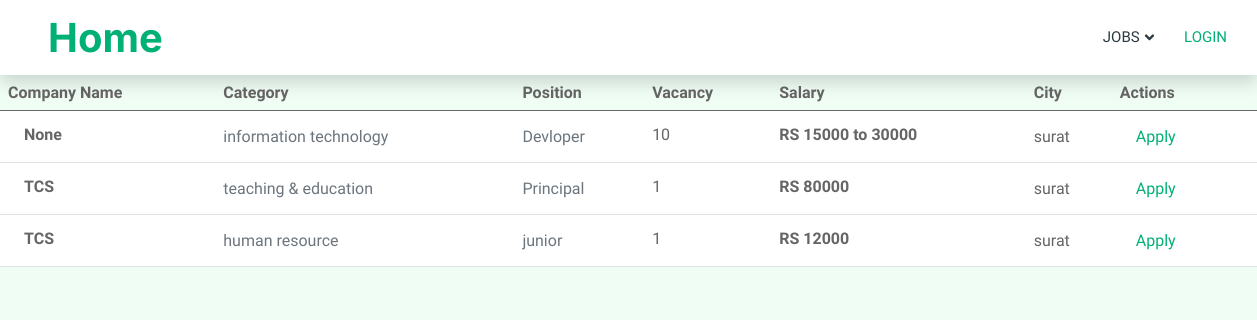
/jobs/0, run on an earlier commit of the app's database.
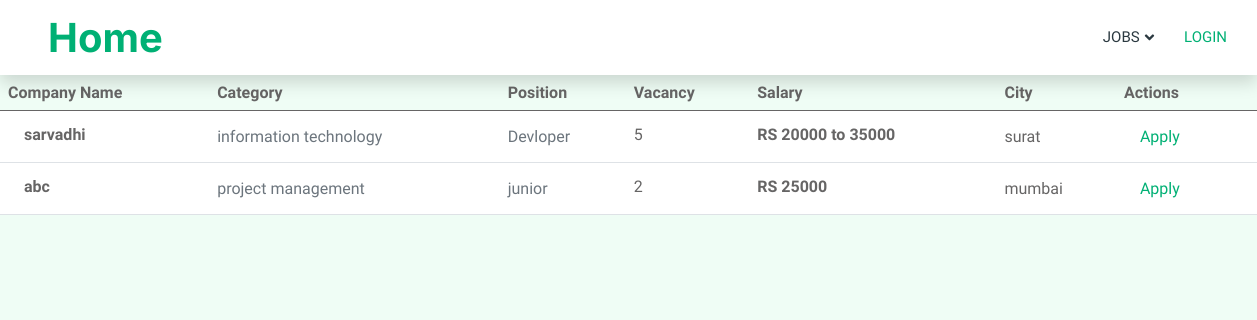
And on a later commit of the database.
### myapp/models.py (models this page shows, shortened)
class JobPost(models.Model):
    time=(('part-time','Part-time'),('full-time','full-time'))
    cate=(
        ('marketing','Marketing'),
        ('customer service','Customer service'),
        ('human resource','Human resource'),
        ('project management','Project management'),
        ('business devlopment','Business devlopment'),
        ('sales & communication','Seles & communication'),
        ('teaching & education','Teaching & education'),
        ('information technology','Information technology'),
    )
    HR=models.ForeignKey(User,on_delete=models.CASCADE)
    position=models.CharField(max_length=100)
    salary=models.CharField(max_length=100)
    addres=models.TextField(max_length=200)
    categories=models.CharField(max_length=100,choices=cate)
    job_description=models.TextField(max_length=200)
    experience=models.CharField(max_length=50)
    slot=models.IntegerField()
    type=models.CharField(max_length=25,choices=time)
    city=models.CharField(max_length=20)
    time=models.DateField(default=datetime.date.today)

class User(AbstractUser):
    gender= (('male','Male'), ('female','Female'))
    email=models.EmailField(unique=True)
    gender=models.CharField(max_length=10,choices=gender,null=True,blank=True)
    mobile=models.CharField(max_length=15,null=True,blank=True)
    company_name=models.CharField(max_length=100,null=True,blank=True)
    role=models.CharField(default='hr',max_length=10)

### myapp/views.py (the view)
# urls.py: path('jobs/<str:id>',views.jobs,name='jobs'),
def jobs(request,id):
    if id =='1':
        post=JobPost.objects.filter(categories='marketing')
        return render(request,'user/jobs.html',{'post':post})
    elif id =='2':
       post=JobPost.objects.filter(categories='customer service')
       return render(request,'user/jobs.html',{'post':post})
    elif id =='3':
        post=JobPost.objects.filter(categories='human resource')
        return render(request,'user/jobs.html',{'post':post})
    elif id =='4':
        post=JobPost.objects.filter(categories='project management')
        return render(request,'user/jobs.html',{'post':post})
    elif id =='5':
        post=JobPost.objects.filter(categories='business devlopment')
        return render(request,'user/jobs.html',{'post':post})
    elif id =='6':
        post=JobPost.objects.filter(categories='sales & communication')
        return render(request,'user/jobs.html',{'post':post})
    elif id =='7':
        post=JobPost.objects.filter(categories='teaching & education')
        return render(request,'user/jobs.html',{'post':post})
    elif id =='8':
        post=JobPost.objects.filter(categories='information technology')
        return render(request,'user/jobs.html',{'post':post})
    else:
        post=JobPost.objects.all()
        return render(request,'user/jobs.html',{'post':post})

### myapp/templates/user/jobs.html (shortened to what this page needs)
{% extends 'header.html' %}
{% load static %}
{% block content %}
<table class="table align-middle mb-0 bg-white">
  <thead class="bg-light">
    <tr>
      <th>Company Name</th>
      <th>Category</th>
      <th>Position</th>
      <th>Vacancy</th>
      <th>Salary</th>
      <th>City</th>
      <th>Actions</th>
    </tr>
  </thead>
  <tbody>
      {% for post in post %}
    <tr>
      <td>
        <div class="d-flex align-items-center">
          <div class="ms-3">
            <p class="fw-bold mb-1">{{post.HR.company_name}}</p>
          </div>
        </div>
      </td>
      <td>
        <p class="text-muted mb-0">{{post.categories}}</p>
      </td>
      <td>
        <p class="text-muted mb-0">{{post.position}}</p>
      </td>
      <td>
        <p class="fw-normal mb-1">{{post.slot}}</p>
      </td>
      <td>
        <p class="fw-bold mb-1">RS {{post.salary}}</p>
      </td>
      <td>{{post.city}}</td>
      <td>
        <a href="{% url 'view-job' post.id %}" class="nav-item nav-link active">Apply</a>
      </td>
    </tr>
    {% endfor %}
  </tbody>
</table>
{% endblock %}

### myapp/templates/header.html (shortened to what this page needs)
{% load static %}
<DOCTYPE html>
<html lang="en">
<head>
    <link href="https://cdnjs.cloudflare.com/ajax/libs/font-awesome/5.10.0/css/all.min.css" rel="stylesheet">
    <link href="https://cdn.jsdelivr.net/npm/bootstrap-icons@1.4.1/font/bootstrap-icons.css" rel="stylesheet">
    <link href="{% static 'lib/animate/animate.min.css' %}" rel="stylesheet">
    <link href="{% static 'lib/owlcarousel/assets/owl.carousel.min.css' %}" rel="stylesheet">
    <link href="{% static 'css/bootstrap.min.css' %}" rel="stylesheet">
    <link href="{% static 'css/style.css' %}" rel="stylesheet">
</head>
<body>
    <div class="container-xxl bg-white p-0">
        <nav class="navbar navbar-expand-lg bg-white navbar-light shadow sticky-top p-0">
            <a href="{% url 'index' %}" class="navbar-brand d-flex align-items-center text-center py-0 px-4 px-lg-5">
                <h1 class="m-0 text-primary">Home</h1>
            </a>
            <div class="collapse navbar-collapse" id="navbarCollapse">
                <div class="navbar-nav ms-auto p-4 p-lg-0">
                    {% if request.user.is_authenticated %}
                    {% if request.user.role == 'hr' %}
                    <a href="{% url 'profile' %}" class="nav-item nav-link active">Profile</a>
                    <a href="{% url 'add-job' %}" class="nav-item nav-link active">Add-Job</a>
                    <a href="{% url 'mypost' %}" class="nav-item nav-link active">My-Jobpost</a>
                    <a href="{% url 'logout' %}" class="nav-item nav-link active">Logout</a>
                    {% else %}
                    <a href="{% url 'register' %}" class="nav-item nav-link active">Add-HR</a>
                    <a href="{% url 'hr-list' %}" class="nav-item nav-link active">Hr-list</a>
                    <a href="{% url 'logout' %}" class="nav-item nav-link active">Logout</a>
                    {% endif %}
                    {% else %}
                    <div class="nav-item dropdown">
                        <a href="#" class="nav-link dropdown-toggle" data-bs-toggle="dropdown">Jobs</a>
                    </div>
                    <a href="{% url 'login' %}" class="nav-item nav-link active">Login</a>
                    {% endif %}
                </div>
            </div>
        </nav>
        {% block content %} {% endblock %}
</body>
</html>

### myapp/static/css/style.css (style rules this page uses)
:root { --primary: #00B074; --secondary: #2B9BFF; --light: #EFFDF5; --dark: #2B3940; }
.navbar .dropdown-toggle::after { border: none; content: "\f107"; font-family: "Font Awesome 5 Free"; font-weight: 900; vertical-align: middle; margin-left: 5px; transition: .5s; }
.navbar-dark .navbar-nav .nav-link, .navbar-light .navbar-nav .nav-link { margin-right: 30px; padding: 25px 0; color: #FFFFFF; font-size: 15px; text-transform: uppercase; outline: none; }
.navbar-dark .navbar-nav .nav-link:hover, .navbar-dark .navbar-nav .nav-link.active, .navbar-light .navbar-nav .nav-link:hover, .navbar-light .navbar-nav .nav-link.active { color: var(--primary); }
.navbar-light .navbar-brand, .navbar-light a.btn { height: 75px; }
.navbar-light .navbar-nav .nav-link { color: var(--dark); font-weight: 500; }
.navbar-light.sticky-top { top: -100px; transition: .5s; }

What changed in the data, as far as the page shows it:
removed JobPost: HR.company_name "None", categories "information technology", position "Devloper", slot "10", salary "15000 to 30000", city "surat"
removed JobPost: HR.company_name "TCS", categories "teaching & education", position "Principal", slot "1", salary "80000", city "surat"
removed JobPost: HR.company_name "TCS", categories "human resource", position "junior", slot "1", salary "12000", city "surat"
added JobPost: HR.company_name "sarvadhi", categories "information technology", position "Devloper", slot "5", salary "20000 to 35000", city "surat"
added JobPost: HR.company_name "abc", categories "project management", position "junior", slot "2", salary "25000", city "mumbai"
